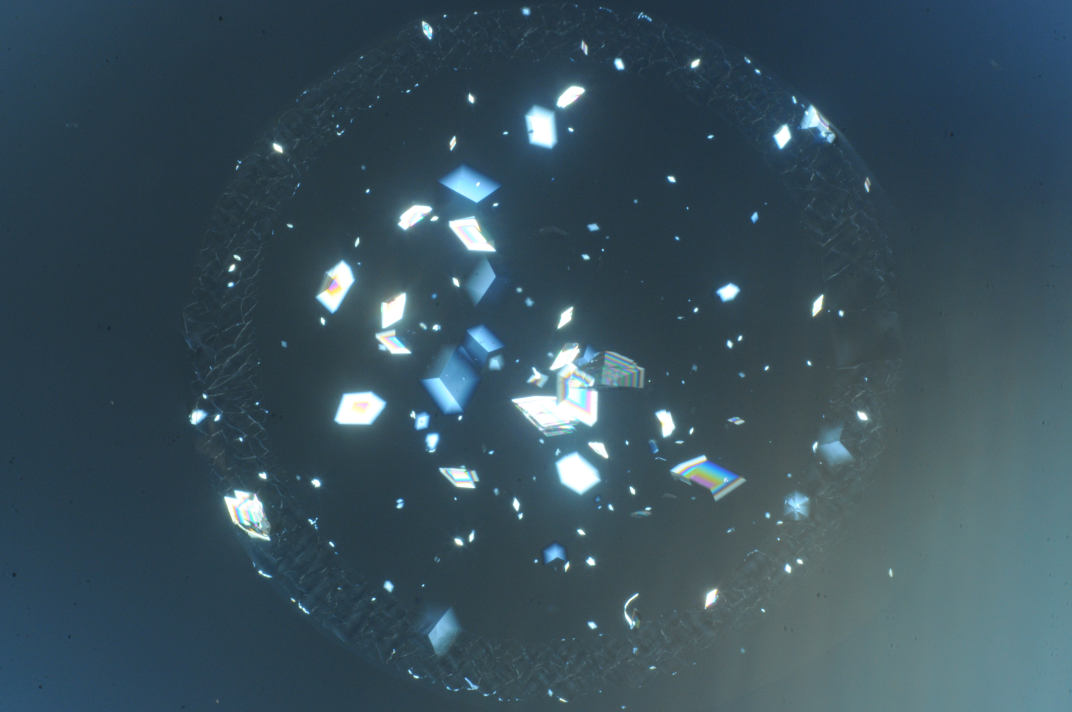
#> input picture sample-images/crystals_bright.JPG, 4288 x 2848 px (shown at 1/4 size)
$ python -i analyze_particles.py   (imports and definitions only)   (older library calls are emulated)
#> lines starting #> are read from the running program, lines starting #| are printed output that depends on the picture
from skimage import io, exposure, img_as_float, img_as_ubyte, morphology, filters, util
from skimage.color import rgb2gray, label2rgb
from skimage.filters import threshold_minimum, sobel
from skimage.segmentation import clear_border
from skimage.measure import label, regionprops
from skimage.morphology import closing, watershed, square

def analyze_watershed(image):
    """Returns bright on dark particles using a watershed algorithm

    Implements contrast stretching, sobel edge detection and a watershed algortihm to detect particles
    Cleanup is performed by closing and removing the particles that contact the clear_border
    """
    #Convert to grayscale
    i_grey = rgb2gray(image)
    #Convert to uint8
    i_uint = img_as_ubyte(i_grey)
    #Contrast stretching
    p2, p98 = np.percentile(i_uint, (2, 98))
    i_contStretch = exposure.rescale_intensity(i_uint, in_range=(p2, p98))
    #Construct elevation map
    elevation_map = sobel(i_contStretch)
    #Create markers using extremes of the intensity histogram
    markers = np.zeros_like(i_uint)
    threshold = threshold_minimum(i_contStretch)
    markers[i_uint < 0.7*threshold] = 1
    markers[i_uint > 1.3*threshold] = 2
    #Apply the watershed algorithm for segmentation
    i_segmented = watershed(elevation_map, markers)
    #Close open domains
    i_closed = closing(i_segmented, square(3))
    #Remove artifacts connected to image border
    i_cleared = clear_border(i_closed)
    #Label image regions
    label_image = label(i_cleared)
    image_label_overlay = label2rgb(label_image, image=i_grey)
    #Extract region properties
    partProps = regionprops(label_image, intensity_image=i_grey)

    #Return
    return partProps


def analyze_minThreshold(image):
    """Returns bright on dark particles using a thresholding algorithm

    Implements contrast stretching and minimum thresholding to detect particles
    Cleanup is performed by closing and removing the particles that contact the clear_border
    """
    #Convert to grayscale
    i_grey = rgb2gray(image)
    #Convert to uint8
    i_uint = img_as_ubyte(i_grey)
    #Contrast stretching
    p2, p98 = np.percentile(i_uint, (2, 98))
    i_contStretch = exposure.rescale_intensity(i_uint, in_range=(p2, p98))
    #Minimum thresholding
    i_min_thresh = i_uint > threshold_minimum(i_contStretch)
    #Close open domains
    i_closed = closing(i_min_thresh, square(3))
    #Remove artifacts connected to image border
    i_cleared = clear_border(i_closed)
    #Label image regions
    label_image = label(i_cleared)
    image_label_overlay = label2rgb(label_image, image=i_grey)
    #Extract region properties
    partProps = regionprops(label_image, intensity_image=i_grey)

    #Return
    return partProps

>>> import cv2
>>> picture = cv2.cvtColor(cv2.imread('../sample-images/crystals_bright.JPG'), cv2.COLOR_BGR2RGB)
>>> result = analyze_watershed(picture)
#> in analyze_watershed, `i_grey = rgb2gray(image)`:
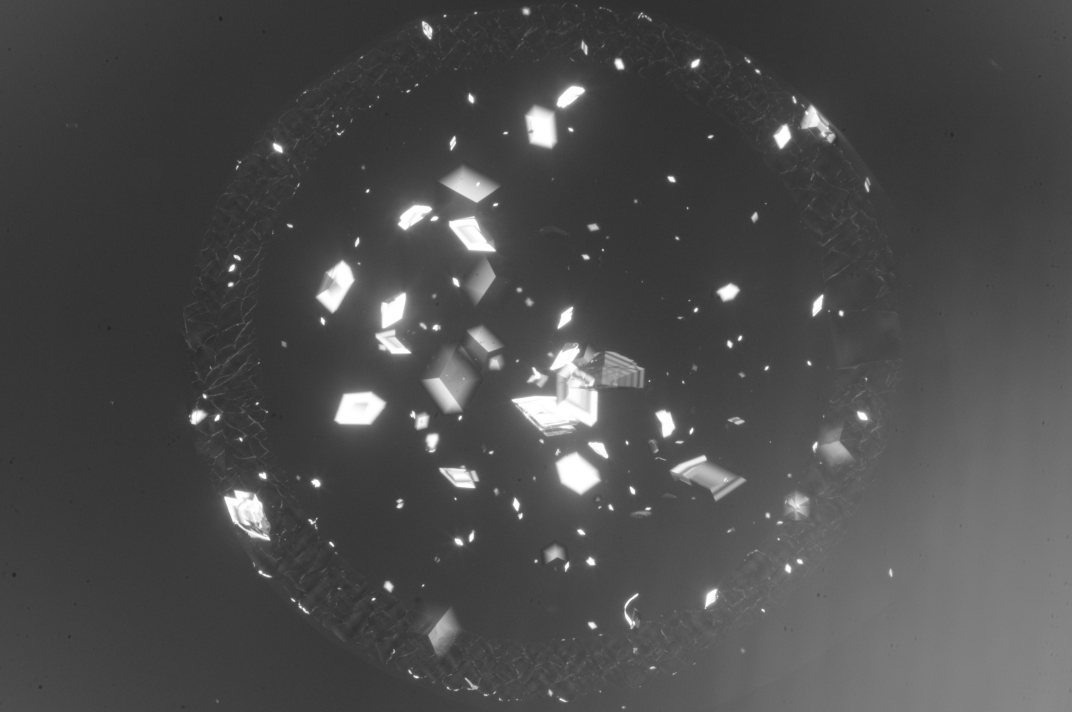
#> i_grey: shape (2848, 4288) float64 (shown at 1/4 size); min 0.124, max 1, mean 0.299
#> (the run stopped early here; a loop or call above may not have finished)
